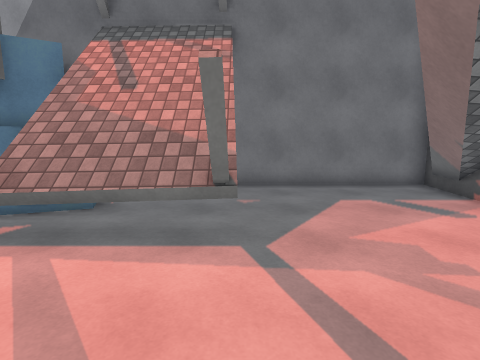
[1] (above)

24 first-person views from a walk through a 3-D level made in the Unity game engine. The camera is 1.5 m above the floor, tilts 8° down and sees 80° across. The floor is counted in squares, 1 m on a side. Each view is taken from the middle of a square. On the plan, view 1 faces up. The plan holds only what a view shows up to about 14 squares ahead; the rest is blank. The place goes on beyond the plan. The player character is not drawn. Surface patterns are stand-ins for the level's own textures.

[2]
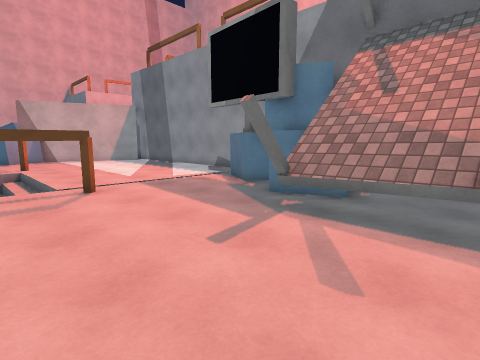

[3]
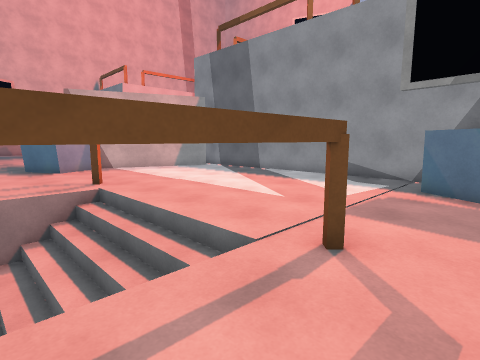

[4]
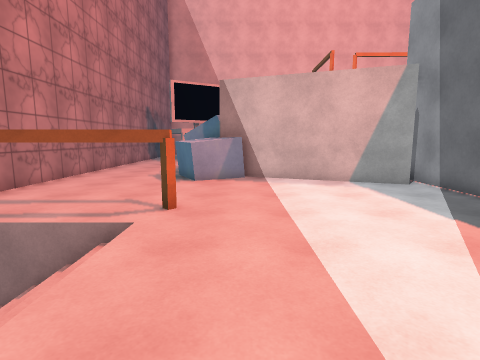

[5]
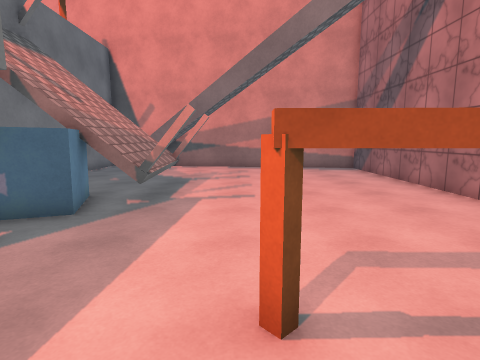

[6]
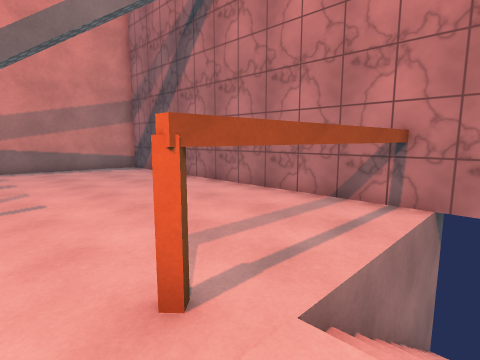

[7]
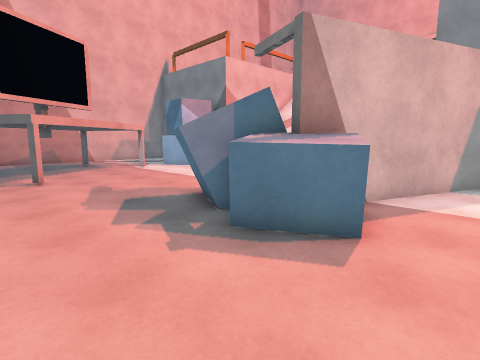

[8]
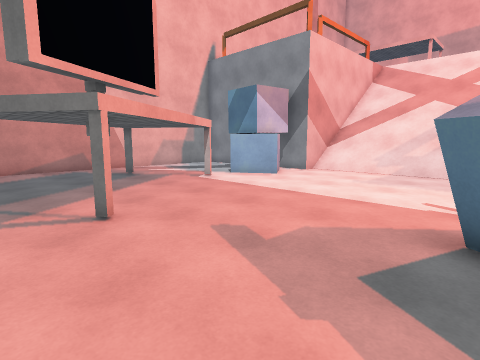

[9]
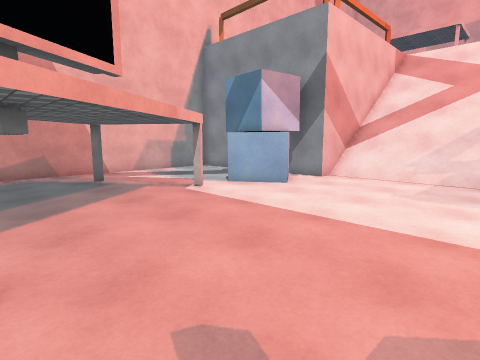

[10]
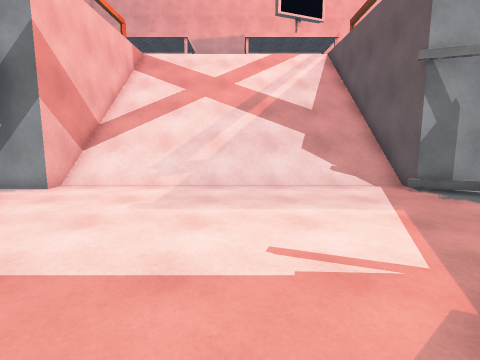

[11]
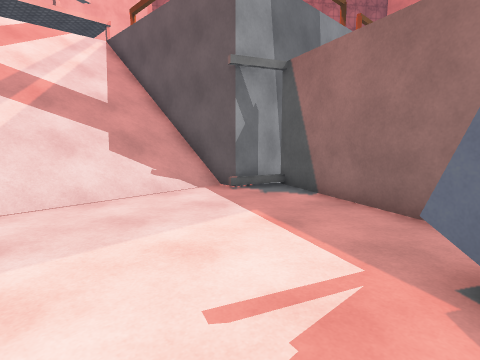

[12]
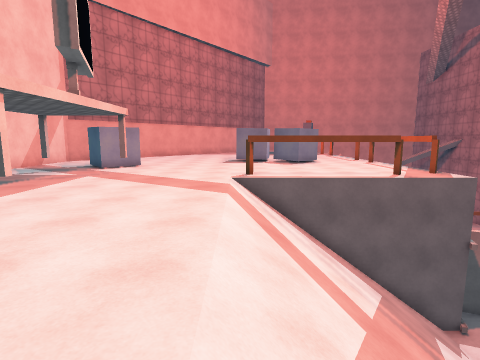

[13]
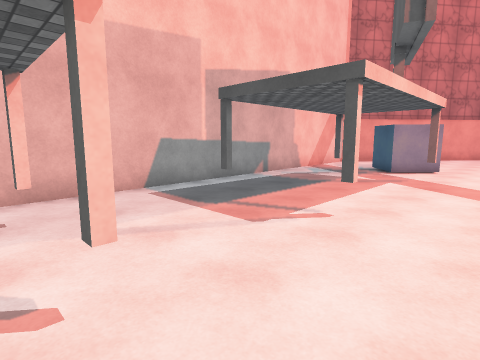

[14]
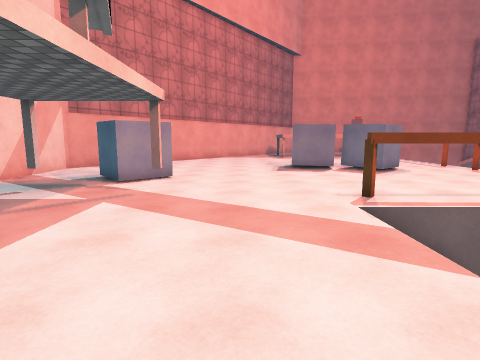

[15]
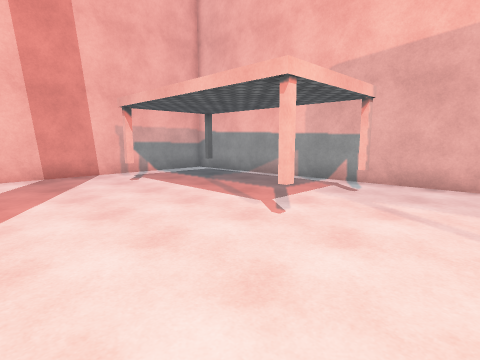

[16]
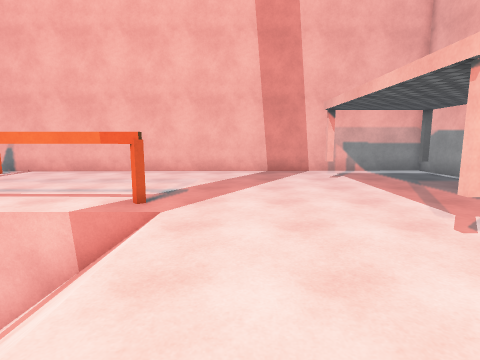

[17]
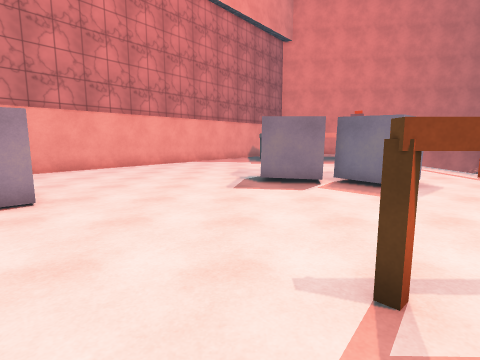

[18]
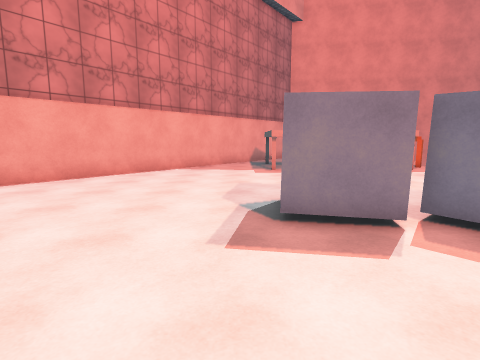

[19]
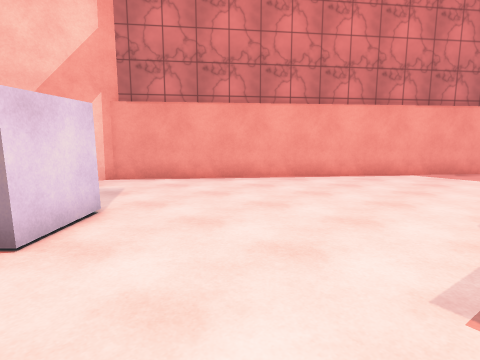

[20]
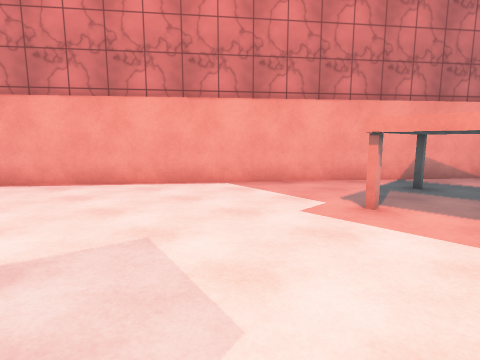

[21]
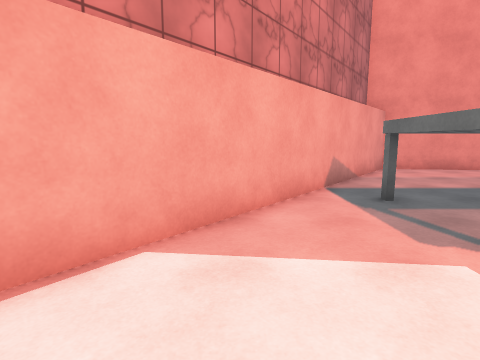

[22]
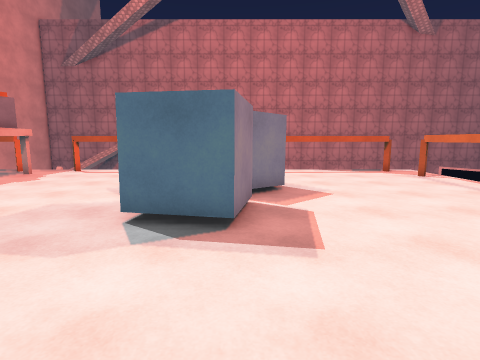

[23]
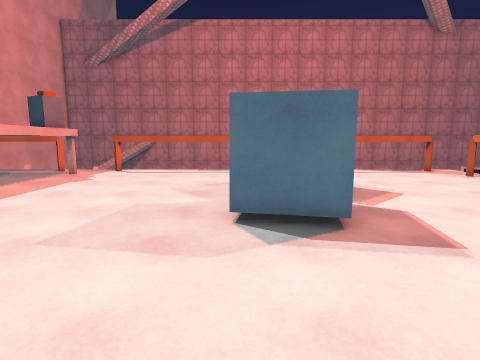

[24]
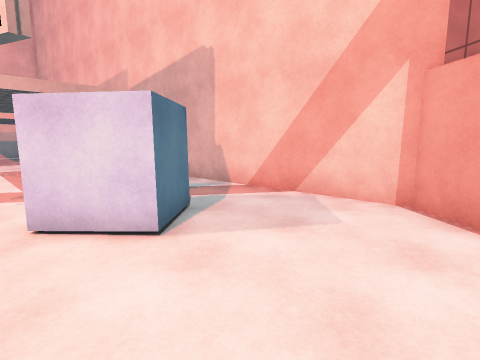

### Floor plan
Key: @ floor where view 1 was taken; # wall or solid block; x gap in a wall; . main floor; - floor 6.75 m lower than the main floor; / step, stairs or slope; = window, fence, low wall or low ledge; ^ raised ledge; v drop or lower ground; C cube; T thing the floor can be seen under or through; O other object.
Columns run from 42 left of view 1 to 6 right of it. Each row starts with its distance up from view 1.
 31             ###################
 30 #############.................##
 29 #..............................##
 28 #..#......#....#.....#...C......##
 27 #.......................CC.......###
 26 #......................CCCC........##
 25 #.......................CC..........##
 24 #..#......#....#.....#...............##
 23 #.....................................###
 22 #.......................................##
 21 #........................................##
 20 #.........................................##
 19 #......//////////////.......CCC............###
 18 #......Tv//////////=T.......C  ......#####...##
 17 #......T///////////TT.......C  ......#    ....##
 16 #......T///////////TT......CC .......#    .....##
 15 #......T///////////TT......C  .......#    ......#
 14 #...... ///////////##.......C .......#     ......
 13 #.....  ///////////##................#       ....
 12 #...   #///////////##................##       ...
 11 #..     v//////////v........ .........##
 10 ##  #####----------#.####### ########..#######  #
  9        C------------/x------------        ------#
  8         C-----------##-----------    CC --------#
  7    --- CC-----------#------------CCCCCC--------##
  6   ----CC------------#----------------C##   ----#
  5 #-----##-----------##-----------------^^^^^-----
  4 #----------------C-#------------------#^^^#----
  3 #--#------------C  #--------------------------
  2 #--------------CC CCC--------------------------#
  1 #---------------CCCCC----T///////#-------------#
  0 #-------OO-------C-C-----T//////=#--------@----#
 -1 #---------#--------------T///// ##-------------#
 -2 #------------------------T////  ##------------
 -3           ----- ---------       ##------------
 -4                  ######         ##############
 -5                                 #

Positions as (right, up) in squares from view 1, and headings:
1: (0, 0), facing up
2: (0, -1), facing up-left
3: (-7, -2), facing up-left
4: (-11, 3), facing left
5: (-11, 2), facing right
6: (-11, 3), facing down-right
7: (-20, -3), facing up-left
8: (-26, -3), facing up-left
9: (-28, -1), facing up-left
10: (-28, 1), facing up
11: (-29, 3), facing up-right
12: (-34, 19), facing right
13: (-33, 22), facing up-right
14: (-29, 22), facing right
15: (-29, 20), facing up-left
16: (-28, 21), facing left
17: (-24, 20), facing right
18: (-19, 20), facing right
19: (-18, 20), facing up-right
20: (-11, 16), facing up-right
21: (-8, 22), facing right
22: (-14, 24), facing down
23: (-12, 24), facing down
24: (-12, 24), facing up-left
